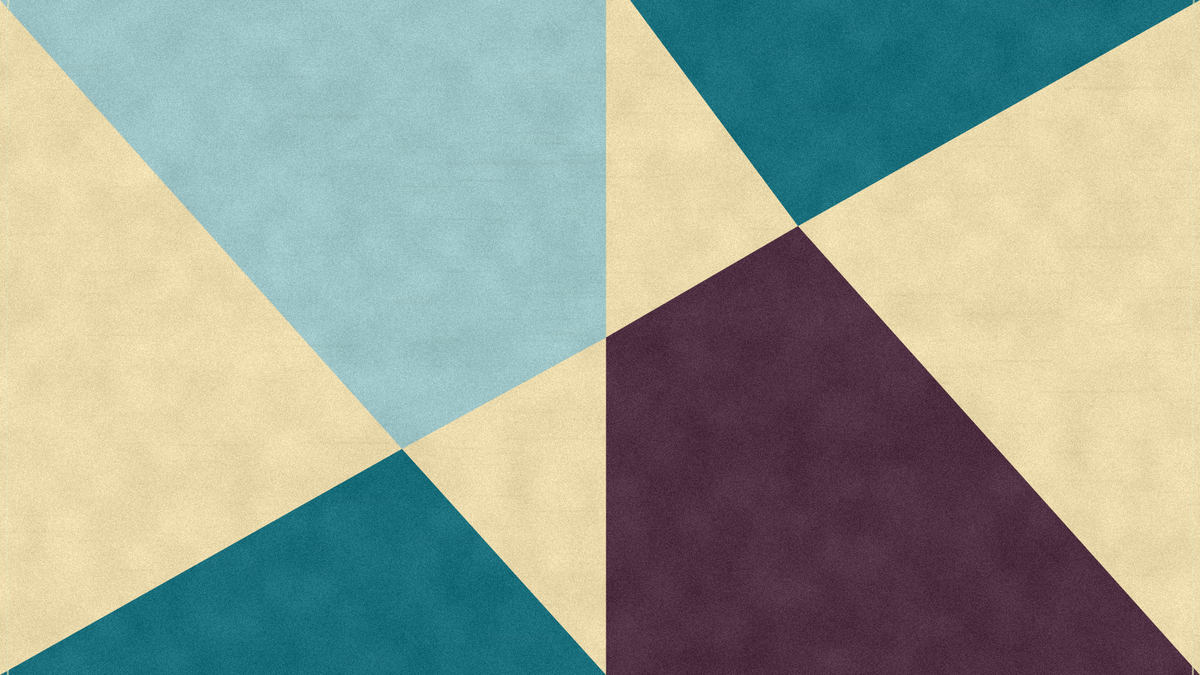
Frame 1 (no input)
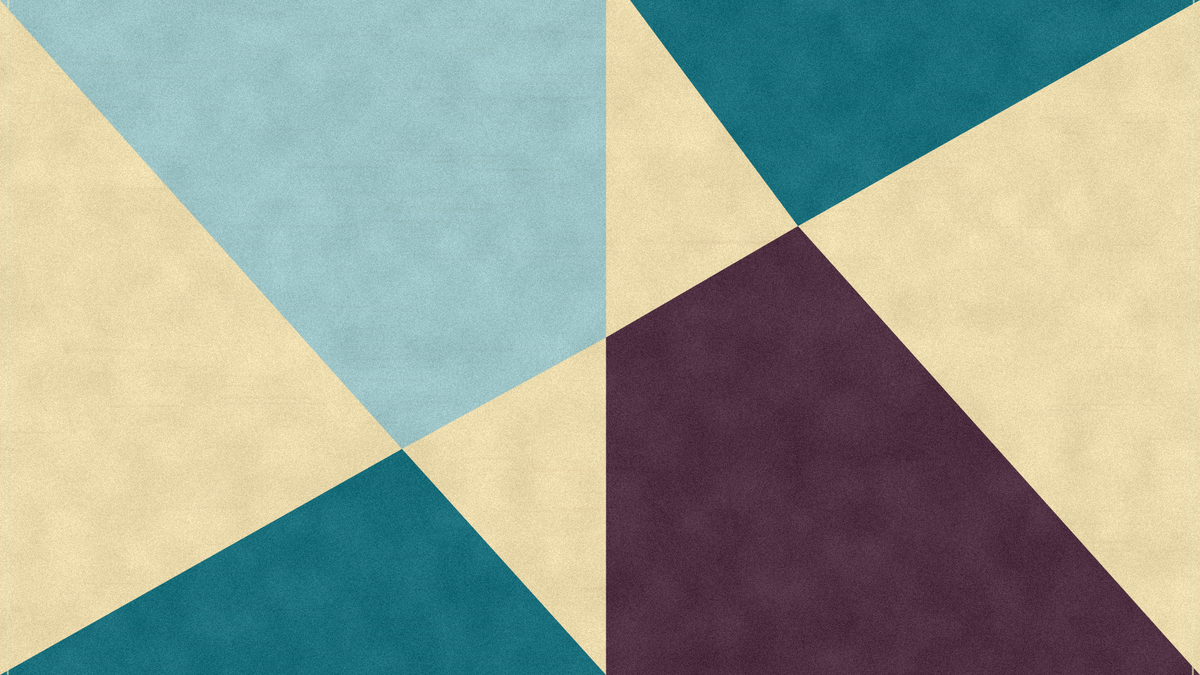
Frame 2 (the mouse pressed at the canvas centre, redrawn once)

The p5.js sketch that drew these frames (run headless with seeded random() and noise() and a simulated clock; the mouse was pressed at the canvas centre and the sketch redrawn once):

// p5.js sketch
// ── sketch.js
function setup() {
  createCanvas(1920, 1080);
  pixelDensity(1);
  noLoop();
}

function draw() {
  background(248, 245, 201);

  const W = width;
  const H = height;

  const cream = "#eddcae";
  const red = "#9fc6c8";
  const cyan = "#513244";
  const teal = "#1C717E";

  noStroke();

  // Main geometric fields
  fill(cream);
  rect(0, 0, W, H);

  // Red left hourglass
  fill(red);
  beginShape();
  vertex(0, 0);
  vertex(W * 0.505, 0);
  vertex(W * 0.505, H * 0.50);
  vertex(W * 0.335, H * 0.665);
  endShape(CLOSE);

  fill(teal);
  beginShape();
  vertex(W * 0.335, H * 0.665);
  vertex(W * 0.505, H * 1.0);
  vertex(0, H * 1.0);
  endShape(CLOSE);

  // Blue right hourglass
  fill(teal);
  beginShape();
  vertex(W * 0.525, 0);
  vertex(W, 0);
  vertex(W * 0.665, H * 0.335);
  endShape(CLOSE);

  fill(cyan);
  beginShape();
  vertex(W * 0.665, H * 0.335);
  vertex(W, H);
  vertex(W * 0.505, H);
  vertex(W * 0.505, H * 0.50);
  endShape(CLOSE);

  // Slight imperfect paper edge
  stroke(232, 229, 185, 170);
  strokeWeight(3);
  noFill();
  beginShape();
  for (let y = 0; y <= H; y += 18) vertex(8 + noise(y * 0.01) * 8, y);
  endShape();
  beginShape();
  for (let y = 0; y <= H; y += 18) vertex(W - 8 - noise(100 + y * 0.01) * 8, y);
  endShape();

  // Subtle ink speckles
  noStroke();
  for (let i = 0; i < 18000; i++) {
    const x = random(W);
    const y = random(H);
    const a = random(7, 22);
    fill(40, 35, 20, a);
    circle(x, y, random(0.4, 1.8));
  }

  // Light color mottling inside printed areas
  blendMode(MULTIPLY);
  for (let i = 0; i < 7000; i++) {
    fill(255, random(5, 16));
    circle(random(W), random(H), random(1, 4));
  }
  blendMode(BLEND);
  addPrintTexture();
}

function addPrintTexture() {
  loadPixels();

  for (let y = 0; y < height; y++) {
    for (let x = 0; x < width; x++) {
      const i = 4 * (x + y * width);
      const n = noise(x * 0.018, y * 0.018);
      const grain = random(-18, 14) + map(n, 0, 1, -10, 10);

      pixels[i] = constrain(pixels[i] + grain, 0, 255);
      pixels[i + 1] = constrain(pixels[i + 1] + grain, 0, 255);
      pixels[i + 2] = constrain(pixels[i + 2] + grain, 0, 255);
    }
  }

  updatePixels();

  noStroke();

  for (let i = 0; i < 32000; i++) {
    fill(255, random(5, 18));
    circle(random(width), random(height), random(0.4, 1.6));
  }

  for (let i = 0; i < 18000; i++) {
    fill(0, random(3, 10));
    circle(random(width), random(height), random(0.35, 1.1));
  }

  blendMode(MULTIPLY);
  for (let i = 0; i < 420; i++) {
    fill(110, 70, 35, random(2, 7));
    rect(random(width), random(height), random(30, 180), random(1, 4));
  }
  blendMode(BLEND);
}
